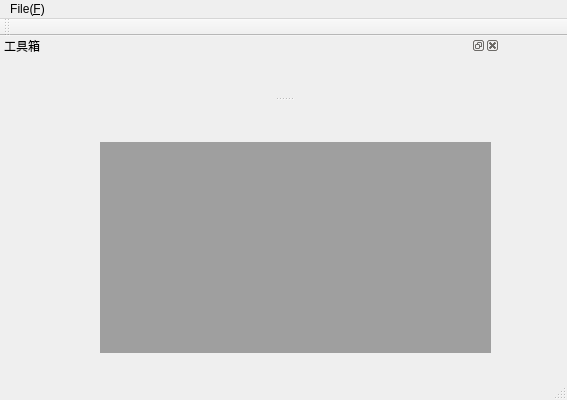
<?xml version="1.0" encoding="UTF-8"?>
<ui version="4.0">
 <class>MainWindowClass</class>
 <widget class="QMainWindow" name="MainWindowClass">
  <property name="geometry">
   <rect>
    <x>0</x>
    <y>0</y>
    <width>567</width>
    <height>400</height>
   </rect>
  </property>
  <property name="windowTitle">
   <string>MainWindow</string>
  </property>
  <widget class="QWidget" name="centralWidget">
   <widget class="QMdiArea" name="mdiArea">
    <property name="geometry">
     <rect>
      <x>100</x>
      <y>40</y>
      <width>391</width>
      <height>211</height>
     </rect>
    </property>
   </widget>
  </widget>
  <widget class="QMenuBar" name="menuBar">
   <property name="geometry">
    <rect>
     <x>0</x>
     <y>0</y>
     <width>567</width>
     <height>17</height>
    </rect>
   </property>
   <widget class="QMenu" name="menuFile">
    <property name="title">
     <string>File(&amp;F)</string>
    </property>
    <addaction name="NewFile_N"/>
    <addaction name="showdialog"/>
   </widget>
   <addaction name="menuFile"/>
  </widget>
  <widget class="QToolBar" name="mainToolBar">
   <attribute name="toolBarArea">
    <enum>TopToolBarArea</enum>
   </attribute>
   <attribute name="toolBarBreak">
    <bool>false</bool>
   </attribute>
  </widget>
  <widget class="QStatusBar" name="statusBar"/>
  <widget class="QDockWidget" name="mainwindow">
   <property name="minimumSize">
    <size>
     <width>50</width>
     <height>60</height>
    </size>
   </property>
   <property name="maximumSize">
    <size>
     <width>500</width>
     <height>600</height>
    </size>
   </property>
   <property name="windowTitle">
    <string>工具箱</string>
   </property>
   <attribute name="dockWidgetArea">
    <number>4</number>
   </attribute>
   <widget class="QWidget" name="dockWidgetContents">
    <widget class="QWidget" name="verticalLayoutWidget">
     <property name="geometry">
      <rect>
       <x>70</x>
       <y>50</y>
       <width>451</width>
       <height>241</height>
      </rect>
     </property>
     <layout class="QVBoxLayout" name="verticalLayout">
      <item>
       <widget class="QTextEdit" name="textEdit"/>
      </item>
     </layout>
    </widget>
   </widget>
  </widget>
  <action name="NewFile_N">
   <property name="icon">
    <iconset>
     <normaloff>res/1.png</normaloff>res/1.png</iconset>
   </property>
   <property name="text">
    <string>新建文件(&amp;N)</string>
   </property>
  </action>
  <action name="showdialog">
   <property name="text">
    <string>显示Dock</string>
   </property>
  </action>
 </widget>
 <layoutdefault spacing="6" margin="11"/>
 <resources>
  <include location="MainWindow.qrc"/>
 </resources>
 <connections/>
</ui>
